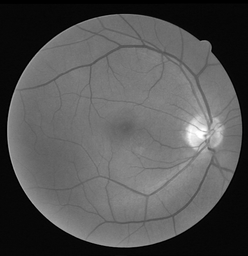
#> input picture 3_helexin/in2.bmp, 248 x 256 px, shrunk from 565 x 584 before the run
$ python vessels.py   (older library calls are emulated)
#> lines starting #> are read from the running program, lines starting #| are printed output that depends on the picture; after the words box and inside, x2 and y2 are one past the last pixel; in counts of white or black regions, pixels touching at a corner belong together
from math import atan2
from queue import Queue
import cv as cv
import cv2
from PIL import Image
from PIL.ImageColor import colormap
from matplotlib.pyplot import figure, subplot, gray, title
from numpy import *
from sympy import *
import numpy as np
from numpy.distutils.from_template import conv
from scipy import ndimage
from scipy.ndimage import filters
from scipy.signal import convolve2d
from skimage.io import imread,imsave,imshow
from matplotlib import pyplot as plt

def gauss_xx(sigma_d):
    kernel_size = 2 * 3 * sigma_d + 1
    kernel = np.zeros((int(kernel_size), int(kernel_size)))
    center = kernel_size // 2
    s = sigma_d ** 2
    #sum_val = 0
    for i in range(int(kernel_size)):
        for j in range(int(kernel_size)):
            x, y = symbols('x,y')
            z=diff((exp(-(x ** 2 + y ** 2) / (2 * s))),x,2)
            k, l = i - center, j - center
            kernel[i, j] = z.subs({x:k,y:l})
            # print(i,j,kernel[i,j])
    kernel = kernel / (2 * np.pi * s)
    return kernel

def gauss_yy(sigma_d):
    #result=cv2.GaussianBlur(image,(999,999),sigma_d)
    #return result
    kernel_size = 2 * 3 * sigma_d + 1
    kernel = np.zeros((int(kernel_size), int(kernel_size)))
    center = kernel_size // 2
    s = sigma_d ** 2
    #sum_val = 0
    for i in range(int(kernel_size)):
        for j in range(int(kernel_size)):
            x, y = symbols('x,y')
            z = diff((exp(-(x ** 2 + y ** 2) / (2 * s))), y, 2)
            k, l = i - center, j - center
            kernel[i, j] = z.subs({x: k, y: l})
            # print(i,j,kernel[i,j])
    kernel = kernel / (2 * np.pi * s)
    return kernel

def gauss_xy(sigma_d):
    #result=cv2.GaussianBlur(image,(999,999),sigma_d)
    #return result
    kernel_size = 2 * 3 * sigma_d + 1
    kernel = np.zeros((int(kernel_size), int(kernel_size)))
    center = kernel_size // 2
    s = sigma_d ** 2
    #sum_val = 0
    for i in range(int(kernel_size)):
        for j in range(int(kernel_size)):
            x, y = symbols('x,y')
            k, l = i - center, j - center
            z = diff(diff(exp(-(x ** 2 + y ** 2) / (2 * s)),y),x)
            kernel[i, j] = z.subs({x: k, y: l})
            # print(i,j,kernel[i,j])
    kernel = kernel / (2 * np.pi * s)
    return kernel

G = imread("in2.bmp")
#> G is the input picture: shape (256, 248, 3); min 0, max 255, mean 83.8
graph = np.array(G,dtype='float')
sigma=2
kernel1=gauss_xx(sigma)
kernel2=gauss_yy(sigma)
kernel3=gauss_xy(sigma)

#print(kernel1)
#print(kernel2)
#print(kernel3)

im1=ndimage.convolve(graph[:, :, 0], kernel1)
im2=ndimage.convolve(graph[:, :, 0], kernel2)
im3=ndimage.convolve(graph[:, :, 0], kernel3)
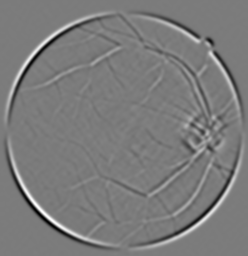
#> im3: shape (256, 248) float64; min -4.32, max 4.57, mean -1.76e-05; drawn with min black and max white

#print(im3)
kl=np.vstack((im1,im3))
kr=np.vstack((im3,im2))
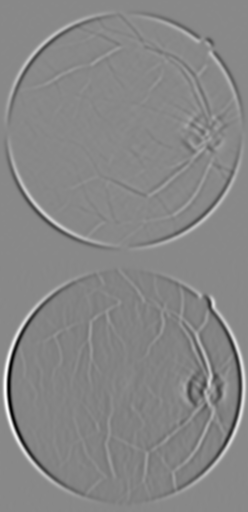
#> kr: shape (512, 248) float64; min -9.2, max 7.95, mean -0.127; drawn with min black and max white
k=np.hstack((kl,kr))
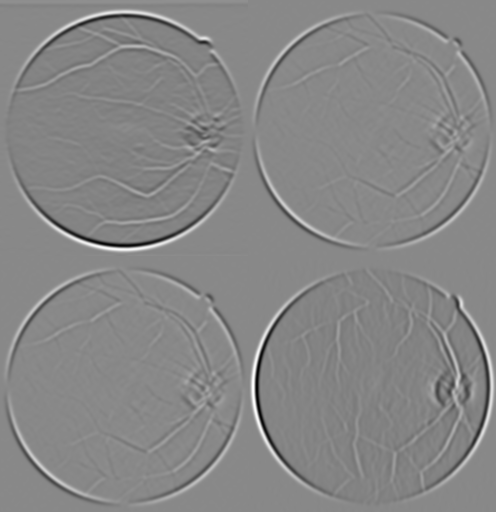
#> k: shape (512, 496) float64; min -9.2, max 7.95, mean -0.127; drawn with min black and max white

A=np.zeros((G.shape[0],G.shape[1]))
B=np.zeros((G.shape[0],G.shape[1],2))
for i in range(0,int(G.shape[0])):
    for j in range(0,int(G.shape[1])):
        X=np.zeros((2,2))
        X[0,0]=im1[i,j]
        X[0,1]=im3[i,j]
        X[1,0]=im3[i,j]
        X[1,1]=im2[i,j]
        a, b = np.linalg.eig(X)#a-Eigenvalues,b-vector
        #print(a)
        #print(abs(a))
        A[i,j]=max(abs(a))
        #print(A[i,j])
        for l in range(len(a)):
            if(a[l]==-1*A[i,j]):
                A[i,j]=0
        for l in range(len(a)):
            if(abs(a[l])==A[i,j]):
                B[i,j,:]=b[:,l]
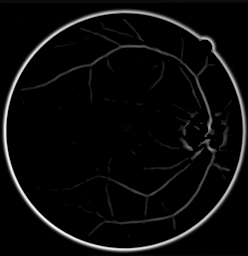
#> A: shape (256, 248) float64; min 0, max 8.45, mean 0.345; drawn with min black and max white
                #print(b[:,l],B[i,j,:])

gmax=np.max(A)
#> gmax = 8.45
#print(A)
#print(B)
for i in range(int(G.shape[0])):
    for j in range(int(G.shape[1])):
        if(A[i,j]==gmax):
            A[i,j]=255
        else:
            A[i,j]=A[i,j]*255/gmax
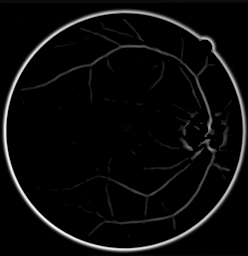
#> A: shape (256, 248) float64; 19.49% of pixels changed, all inside (x1, y1, x2, y2) = (0, 0, 248, 256)


#IMAGE = np.array(A, dtype='uint8')
#imsave("new3.bmp", IMAGE)

#           非极大值抑制处理
a=np.zeros((G.shape[0],G.shape[1]),np.float)
for i in range(1,int(G.shape[0])-1):
    for j in range(1,int(G.shape[1])-1):
            a[i, j] = atan2(B[i,j,1],B[i,j,0])
            print(a[i,j])
            if ((a[i, j] >= -np.pi/8) and (a[i, j] < np.pi/8) or (a[i, j] <= -7*np.pi/8) and (a[i, j] >= -np.pi) or (
                    a[i, j] >= 7*np.pi/8) and (a[i, j] <= np.pi)):
                a[i, j] = 0
            elif ((a[i, j] >= np.pi/8) and (a[i, j] < 3*np.pi/8) or (a[i, j] <= -5*np.pi/8) and (a[i, j] > -7*np.pi/8)):
                a[i, j] = 45
            elif ((a[i, j] >= 3*np.pi/8) and (a[i, j] < 5*np.pi/8) or (a[i, j] <= -3*np.pi/8) and (a[i, j] > - 5*np.pi/8)):
                a[i, j] = 90
            elif ((a[i, j] >= 5*np.pi/8) and (a[i, j] < 7*np.pi/8) or (a[i, j] <= -np.pi/8) and (a[i, j] > -3*np.pi/8)):
                a[i, j] = -45
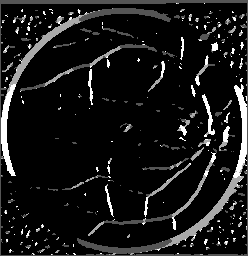
#> a: shape (256, 248) float64; 79.9% of the values are NaN or infinite; the others: min -45, max 90, mean 19.12; drawn with min black, max white, NaN and infinite black
            #print(a[i,j])

jd = np.zeros((G.shape[0],G.shape[1]))#定义一个非极大值图像
for i in range(1,int(G.shape[0])-1):
    for j in range(1,int(G.shape[1])-1):
        if(a[i,j]==90 and A[i,j]==max(A[i,j], A[i,j+1], A[i,j-1])):
            jd[i,j]=A[i,j]
        elif(a[i, j] == -45 and A[i, j] == max(A[i, j], A[i + 1, j - 1], A[i - 1, j + 1])):
            jd[i, j] = A[i, j]
        elif(a[i, j] == 0 and A[i, j] == max(A[i, j], A[i + 1, j], A[i - 1, j])):
            jd[i, j] = A[i, j]
        elif(a[i, j] == 45 and A[i, j] == max(A[i, j], A[i + 1, j + 1], A[i - 1, j - 1])):
            jd[i, j] = A[i, j]
        else:
            jd[i,j] = 0
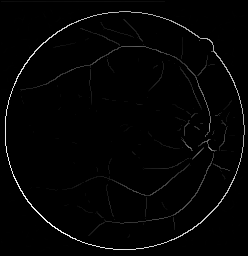
#> jd: shape (256, 248) float64; min 0, max 255, mean 4
print(A)
print(a)

'''
gmax=255
ans=zeros((G.shape[0],G.shape[1]))
for i in range(1,int(G.shape[0])-1):
    for j in range(1,int(G.shape[0])-1):
        if(jd[i,j]>thr_high*gmax):
            jd[i,j]=255
        elif(jd[i,j]<thr_low*gmax):
            jd[i,j]=0

for i in range(1,int(G.shape[0])-1):
    for j in range(1, int(G.shape[0]) - 1):
        if (jd[i , j ] > thr_low * gmax and jd[i , j ] < thr_high * gmax):
            su = [jd[i - 1, j - 1], jd[i - 1, j], jd[i - 1, j + 1],
                  jd[i, j - 1], jd[i, j], jd[i, j + 1],
                  jd[i + 1, j - 1], jd[i + 1, j], jd[i + 1, j + 1]]
            Max = max(su)
            if (Max ==255):
                jd[i, j] = 255
            else:
                jd[i, j] = 0
'''
IMAGE = np.array(jd, dtype='uint8')
imsave("new3.bmp", IMAGE)
